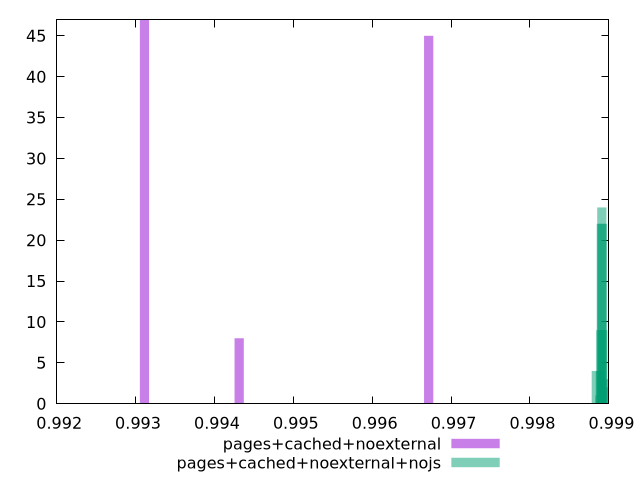

Reproduce this figure in gnuplot.
$_pagesCachedNoexternal <<EOF
0.9931131549665352 47
0.994314017306277 8
0.9967157419857609 45
EOF
$_pagesCachedNoexternalNojs <<EOF
0.9989106339894851 24
0.998917006584454 22
0.9989361243693612 3
0.9989297517743921 2
0.998904261394516 22
0.9989233791794231 9
0.998897888799547 9
0.998891516204578 4
0.998885143609609 1
0.9988405354448258 4
EOF
set key outside below
set terminal pngcairo
set output "report_00005_2020-11-02T22-26-11.212Z/interactive/interactive_pages+cached+noexternal_pages+cached+noexternal+nojs+hist.png"
set boxwidth 0.00011645938805652012
set style fill transparent solid 0.5 noborder
set yrange [0:47]
plot $_pagesCachedNoexternal title "pages+cached+noexternal" with boxes ,$_pagesCachedNoexternalNojs title "pages+cached+noexternal+nojs" with boxes ,
